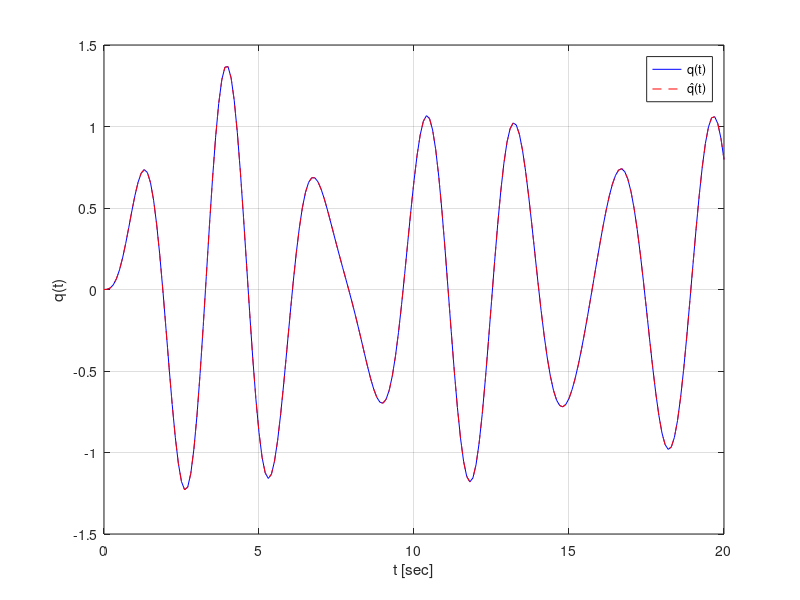
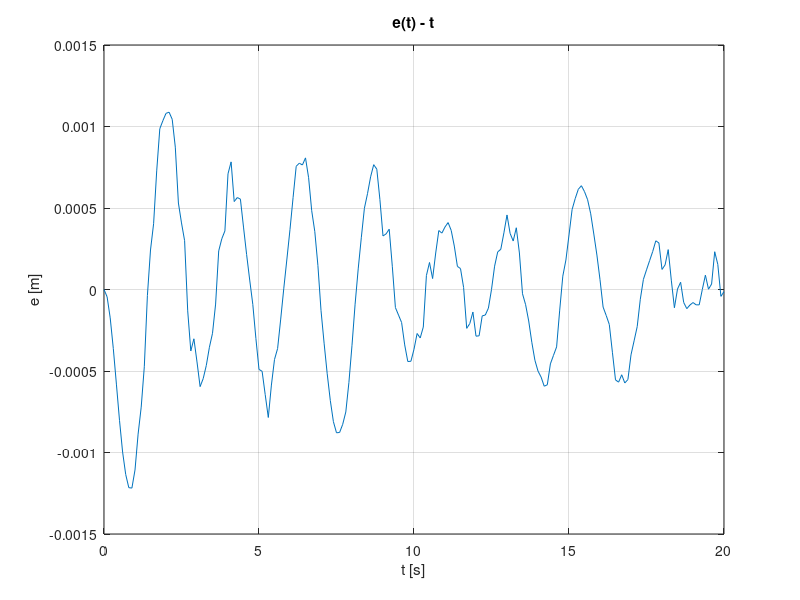
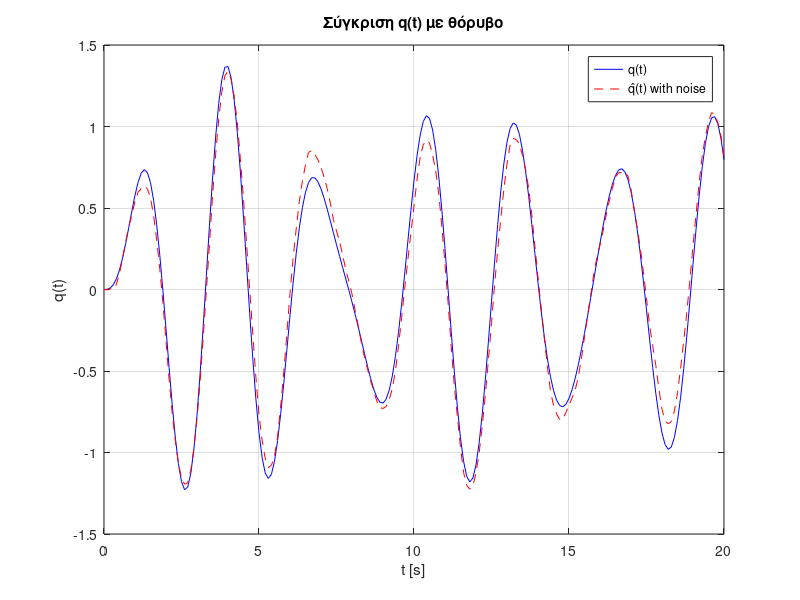
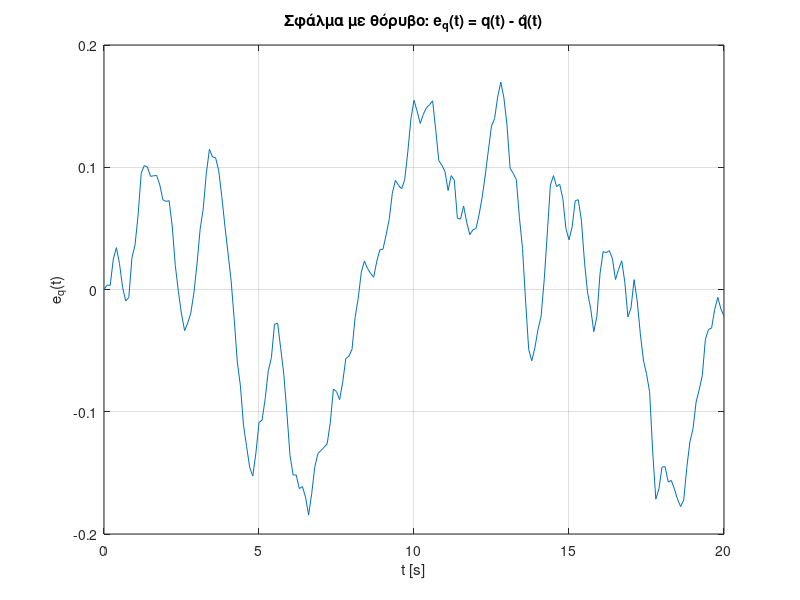

These figures' MATLAB source, in order:
clear;
clc;
close all;

m = 0.75;
L = 1.25;
c = 0.15;
g = 9.81;

x0 = [0; 0];                    
t = 0:0.001:20;                 
u = @(t) 4 * sin(2 * t);        

f = @(t, x) [x(2); (1/(m*L^2)) * (u(t) - c*x(2) - m*g*L*x(1))];

[t, x] = ode45(f, t, x0);       
y = x(:,1);                     % q(t)
dy = x(:,2);                    % q̇(t)

% Δειγματοληψια
Ts = 0.1;
t_sampled = 0:Ts:20;
y = interp1(t, y, t_sampled)';
u_sampled = 4 * sin(2 * t_sampled)';

% Λ(s) = s^2 + 2s + 1
l1 = 2;
l2 = 1;
sys1 = tf([-1 0], [1 l1 l2]);
sys2 = tf(-1, [1 l1 l2]);
sys3 = tf(1, [1 l1 l2]);

[~, y_full] = ode45(f, t_sampled, x0);
y_interp = y_full(:,1);   
t = t_sampled;       

z1 = lsim(sys1, y_interp, t);    % -s*q / Λ(s)
z2 = lsim(sys2, y_interp, t);    % -q / Λ(s)
z3 = lsim(sys3, u_sampled, t);   % u / Λ(s)

% Least Squares
Z = [z1 z2 z3];   % Φ
a = Z' * Z;
b = y_interp' * Z;
theta = b / a;

% Εκτιμηση παραμέτρων
ML2 = 1 / theta(3);                         % mL^2
chat = (theta(1) + l1) * ML2;               % ĉ
mgL = (theta(2) + l2) * ML2;                % mgL
mhat = mgL / (g * L);                       % m̂
lhat = sqrt(ML2 / mhat);                    % L̂

fprintf('\nΕκτιμήσεις παραμέτρων\n');
fprintf('m̂ = %.4f kg\n', mhat);
fprintf('L̂ = %.4f m\n', lhat);
fprintf('ĉ = %.4f N·m·s\n', chat);

yhat = Z * theta';
figure;
plot(t, y_interp, 'b', t, yhat, 'r--');
legend('q(t)', 'q̂(t)');
xlabel('t [sec]');
ylabel('q(t)');
grid on;

e = y - yhat;
figure;
plot(t, e)
title('e(t) - t');
xlabel('t [s]');
ylabel('e [m]');
grid on;

% ΘΕΜΑ 3α
noise_level = 0.1;

y_noisy = y_interp + noise_level * randn(size(y_interp));  % θόρυβος στο q(t)
u_noisy = u_sampled + noise_level * randn(size(u_sampled)); 

z1_noisy = lsim(sys1, y_noisy, t);  
z2_noisy = lsim(sys2, y_noisy, t);  
z3_noisy = lsim(sys3, u_noisy, t);  

Z_noisy = [z1_noisy z2_noisy z3_noisy];
a_noisy = Z_noisy' * Z_noisy;
b_noisy = y_noisy' * Z_noisy;
theta_noisy = b_noisy / a_noisy;

% Εκτίμηση παραμέτρων με θόρυβο
ML2_n = 1 / theta_noisy(3);
chat_n = (theta_noisy(1) + l1) * ML2_n;
mgL_n = (theta_noisy(2) + l2) * ML2_n;
mhat_n = mgL_n / (g * L);
lhat_n = sqrt(ML2_n / mhat_n);

fprintf('\nΕκτιμήσεις χωρίς θόρυβο\n');
fprintf('m̂ = %.4f kg\n', mhat);
fprintf('L̂ = %.4f m\n', lhat);
fprintf('ĉ = %.4f N·m·s\n', chat);

fprintf('\nΕκτιμήσεις με θόρυβο\n');
fprintf('m̂ (noisy) = %.4f kg\n', mhat_n);
fprintf('L̂ (noisy) = %.4f m\n', lhat_n);
fprintf('ĉ (noisy) = %.4f N·m·s\n', chat_n);

% Σφάλματα
fprintf('\nΑπόκλιση\n');
fprintf('Δm = %.4f\n', abs(mhat - mhat_n));
fprintf('ΔL = %.4f\n', abs(lhat - lhat_n));
fprintf('Δc = %.4f\n', abs(chat - chat_n));

yhat_noisy = Z_noisy * theta_noisy';

figure;
plot(t, y_interp, 'b', t, yhat_noisy, 'r--');
legend('q(t)', 'q̂(t) with noise');
title('Σύγκριση q(t) με θόρυβο');
xlabel('t [s]');
ylabel('q(t)');
grid on;

% Σφάλμα με θόρυβο
e_noise = y_interp - yhat_noisy;
figure;
plot(t, e_noise);
title('Σφάλμα με θόρυβο: e_q(t) = q(t) - q̂(t)');
xlabel('t [s]');
ylabel('e_q(t)');
grid on;